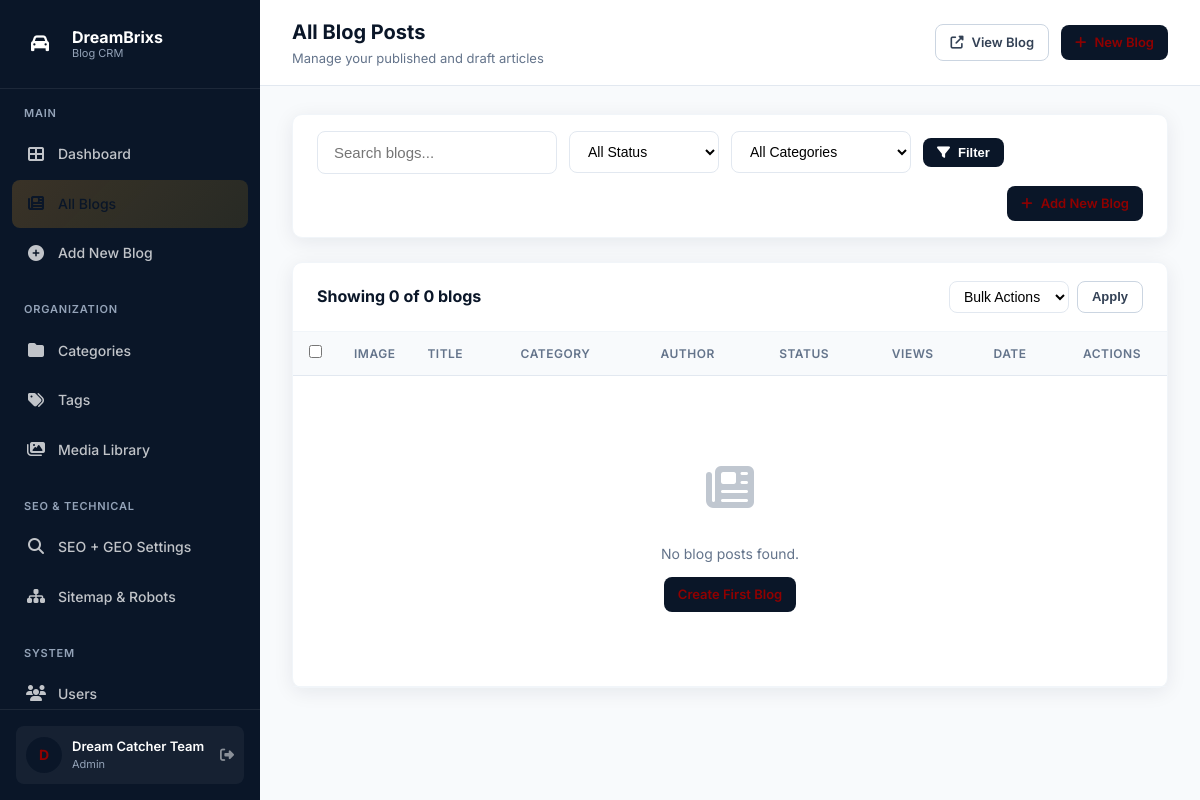
The page /blog/admin/posts.php (signed in) on the database its author committed.
### tables this page shows
CREATE TABLE users (
    id INT UNSIGNED AUTO_INCREMENT PRIMARY KEY,
    username VARCHAR(50) NOT NULL UNIQUE,
    email VARCHAR(100) NOT NULL UNIQUE,
    password VARCHAR(255) NOT NULL,
    full_name VARCHAR(100) NOT NULL,
    role ENUM('admin', 'editor', 'author') DEFAULT 'author',
    avatar VARCHAR(255) DEFAULT NULL,
    bio TEXT DEFAULT NULL,
    expertise VARCHAR(255) DEFAULT NULL,
    is_active TINYINT(1) DEFAULT 1,
    last_login DATETIME DEFAULT NULL,
    created_at TIMESTAMP DEFAULT CURRENT_TIMESTAMP,
    updated_at TIMESTAMP DEFAULT CURRENT_TIMESTAMP ON UPDATE CURRENT_TIMESTAMP
);

### blog/config.php (called while the page is built, shortened)
<?php
try {
    $dsn = "mysql:host=" . DB_HOST . ";port=" . DB_PORT . ";dbname=" . DB_NAME . ";charset=" . DB_CHARSET;
    $pdo = new PDO($dsn, DB_USER, DB_PASS, [
        PDO::ATTR_ERRMODE            => PDO::ERRMODE_EXCEPTION,
        PDO::ATTR_DEFAULT_FETCH_MODE => PDO::FETCH_ASSOC,
        PDO::ATTR_EMULATE_PREPARES   => false,
    ]);
} catch (PDOException $e) {
    $pdo = null;
}
function current_user() {
    global $pdo;
    static $user = null;
    if ($user === null) {
        $stmt = $pdo->prepare("SELECT * FROM users WHERE id = ? AND is_active = 1");
        $stmt->execute([$_SESSION['user_id']]);
        $user = $stmt->fetch();
    }
    return $user;
}
function is_admin() {
    $user = current_user();
    return $user && $user['role'] === 'admin';
}
function e($str) {
    return htmlspecialchars($str ?? '', ENT_QUOTES, 'UTF-8');
}
function get_setting($key, $default = '') {
    global $pdo;
    static $settings = null;
    if ($settings === null) {
        $settings = [];
        if (!empty($pdo)) {
            try {
                $stmt = $pdo->query("SELECT setting_key, setting_value FROM settings");
                while ($row = $stmt->fetch()) {
                    $settings[$row['setting_key']] = $row['setting_value'];
                }
            } catch (Throwable $e) {
                $settings = [];
            }
        }
    }
    return $settings[$key] ?? $default;
}
function site_base() {
    return rtrim(get_setting('site_url', SITE_URL), '/');
}
function blog_list_url() {
    return site_base() . '/blog';
}

### blog/admin/posts.php (the view, shortened to what this page needs)
<?php
require_once __DIR__ . '/../config.php';
$page_title = 'All Blog Posts';
$page_subtitle = 'Manage your published and draft articles';
$search = trim($_GET['q'] ?? '');
$page = max(1, (int)($_GET['page'] ?? 1));
$per_page = POSTS_PER_PAGE;
$offset = ($page - 1) * $per_page;
$where = ["1=1"];
$params = [];
$where_sql = implode(' AND ', $where);
$count_stmt = $pdo->prepare("SELECT COUNT(*) FROM posts p WHERE $where_sql");
$count_stmt->execute($params);
$total = $count_stmt->fetchColumn();
$sql = "SELECT p.*, c.name as category_name, u.full_name as author_name
        FROM posts p
        LEFT JOIN categories c ON p.category_id = c.id
        LEFT JOIN users u ON p.author_id = u.id
        WHERE $where_sql
        ORDER BY p.updated_at DESC
        LIMIT $per_page OFFSET $offset";
$stmt = $pdo->prepare($sql);
$stmt->execute($params);
$posts = $stmt->fetchAll();
require __DIR__ . '/includes/header.php';
?>
<div class="card" style="margin-bottom:24px;">
    <div class="card-body" style="padding:16px 24px;">
        <form method="GET" style="display:flex; gap:12px; flex-wrap:wrap; align-items:center;">
            <input type="text" name="q" class="form-control" placeholder="Search blogs..." value="<?= e($search) ?>" style="max-width:240px;">
            <select name="status" class="form-select" style="max-width:150px;">
                <option value="">All Status</option>
            </select>
            <select name="category" class="form-select" style="max-width:180px;">
                <option value="">All Categories</option>
            </select>
            <button type="submit" class="btn btn-secondary btn-sm"><i class="fas fa-filter"></i> Filter</button>
            <div style="margin-left:auto;">
                <a href="post-edit.php" class="btn btn-primary btn-sm"><i class="fas fa-plus"></i> Add New Blog</a>
            </div>
        </form>
    </div>
</div>
<form method="POST">
<div class="card">
    <div class="card-header">
        <h3>Showing <?= count($posts) ?> of <?= $total ?> blogs</h3>
        <div style="display:flex;gap:8px;">
            <select name="bulk_action" class="form-select" style="max-width:140px;padding:6px 10px;">
                <option value="">Bulk Actions</option>
            </select>
            <button type="submit" class="btn btn-outline btn-sm" onclick="return confirm('Apply bulk action?')">Apply</button>
        </div>
    </div>
    <div class="card-body" style="padding:0;">
        <div class="table-responsive">
            <table>
                <thead>
                    <tr>
                        <th style="width:40px;"><input type="checkbox" id="selectAll" onclick="document.querySelectorAll('.post-check').forEach(c=>c.checked=this.checked)"></th>
                        <th style="width:70px;">Image</th>
                        <th>Title</th>
                        <th>Category</th>
                        <th>Author</th>
                        <th>Status</th>
                        <th>Views</th>
                        <th>Date</th>
                        <th style="width:100px;">Actions</th>
                    </tr>
                </thead>
                <tbody>
                    <?php if (empty($posts)): ?>
                    <tr>
                        <td colspan="9">
                            <div class="empty-state">
                                <div class="icon"><i class="fas fa-newspaper"></i></div>
                                <p>No blog posts found.</p>
                                <a href="post-edit.php" class="btn btn-primary btn-sm" style="margin-top:12px;">Create First Blog</a>
                            </div>
                        </td>
                    </tr>
                    <?php else: foreach ($posts as $post): ?>
                    <tr>
                        <td><input type="checkbox" name="ids[]" value="<?= $post['id'] ?>" class="post-check"></td>
                        <td>
                            <?php if ($post['featured_image']): ?>
                            <img src="<?= e(UPLOAD_URL . $post['featured_image']) ?>" class="post-thumb" alt="">
                            <?php else: ?>
                            <div class="post-thumb" style="display:flex;align-items:center;justify-content:center;background:#E2E8F0;"><i class="fas fa-image" style="color:#94A3B8;"></i></div>
                            <?php endif; ?>
                        </td>
                        <td>
                            <a href="post-edit.php?id=<?= $post['id'] ?>" style="font-weight:600;color:var(--primary);">
                                <?= e(mb_strimwidth($post['title'], 0, 55, '...')) ?>
                            </a>
                            <?php if ($post['is_featured']): ?>
                                <span class="badge badge-featured" style="margin-left:6px;"><i class="fas fa-star"></i> Featured</span>
                            <?php endif; ?>
                            <div style="font-size:12px;color:#94A3B8;margin-top:2px;">post.php?slug=<?= e($post['slug']) ?></div>
                        </td>
                        <td><?= e($post['category_name'] ?? '—') ?></td>
                        <td style="font-size:13px;"><?= e($post['author_name'] ?? '—') ?></td>
                        <td><span class="badge badge-<?= e($post['status']) ?>"><?= ucfirst($post['status']) ?></span></td>
                        <td style="font-size:13px;"><?= number_format($post['view_count']) ?></td>
                        <td style="font-size:13px;color:#64748B;">
                            <?= $post['published_at'] ? date('d M Y', strtotime($post['published_at'])) : date('d M Y', strtotime($post['created_at'])) ?>
                        </td>
                        <td>
                            <div class="action-btns">
                                <a href="post-edit.php?id=<?= $post['id'] ?>" class="btn-icon" title="Edit"><i class="fas fa-pen"></i></a>
                                <a href="<?= e(post_url($post['slug'])) ?>" target="_blank" class="btn-icon" title="View"><i class="fas fa-eye"></i></a>
                                <a href="post-delete.php?id=<?= $post['id'] ?>&csrf=<?= e(generate_csrf()) ?>" class="btn-icon danger" title="Delete" onclick="return confirm('Delete this blog permanently?')"><i class="fas fa-trash"></i></a>
                            </div>
                        </td>
                    </tr>
                    <?php endforeach; endif; ?>
                </tbody>
            </table>
        </div>
    </div>
</div>
</form>
<?php require __DIR__ . '/includes/footer.php'; ?>

### blog/admin/includes/header.php (shortened to what this page needs)
<?php
$user = current_user();
?>
<!DOCTYPE html>
<html lang="en">
<head>
    <link rel="stylesheet" href="https://cdnjs.cloudflare.com/ajax/libs/font-awesome/6.5.1/css/all.min.css">
    <link rel="stylesheet" href="assets/css/admin.css">
</head>
<body>
<div class="admin-wrapper">
    <aside class="sidebar">
        <div class="sidebar-header">
            <div class="logo-icon"><i class="fas fa-car"></i></div>
            <div class="logo-text">
                DreamBrixs
                <span>Blog CRM</span>
            </div>
        </div>
        <nav class="sidebar-nav">
            <div class="nav-section">
                <div class="nav-section-title">Main</div>
                <a href="index.php" class="nav-item <?= ($page_title === 'Dashboard') ? 'active' : '' ?>">
                    <span class="icon"><i class="fas fa-th-large"></i></span> Dashboard
                </a>
                <a href="posts.php" class="nav-item <?= (strpos($page_title, 'Post') !== false || strpos($page_title, 'Blog') !== false) ? 'active' : '' ?>">
                    <span class="icon"><i class="fas fa-newspaper"></i></span> All Blogs
                </a>
                <a href="post-edit.php" class="nav-item <?= ($page_title === 'New Blog Post') ? 'active' : '' ?>">
                    <span class="icon"><i class="fas fa-plus-circle"></i></span> Add New Blog
                </a>
            </div>
            <div class="nav-section">
                <div class="nav-section-title">Organization</div>
                <a href="categories.php" class="nav-item <?= (strpos($page_title, 'Categor') !== false) ? 'active' : '' ?>">
                    <span class="icon"><i class="fas fa-folder"></i></span> Categories
                </a>
                <a href="tags.php" class="nav-item <?= (strpos($page_title, 'Tag') !== false) ? 'active' : '' ?>">
                    <span class="icon"><i class="fas fa-tags"></i></span> Tags
                </a>
                <a href="media.php" class="nav-item <?= ($page_title === 'Media Library') ? 'active' : '' ?>">
                    <span class="icon"><i class="fas fa-images"></i></span> Media Library
                </a>
            </div>
            <div class="nav-section">
                <div class="nav-section-title">SEO & Technical</div>
                <a href="seo-settings.php" class="nav-item <?= (strpos($page_title, 'SEO') !== false) ? 'active' : '' ?>">
                    <span class="icon"><i class="fas fa-search"></i></span> SEO + GEO Settings
                </a>
                <a href="sitemap.php" class="nav-item <?= ($page_title === 'Sitemap') ? 'active' : '' ?>">
                    <span class="icon"><i class="fas fa-sitemap"></i></span> Sitemap & Robots
                </a>
            </div>
            <?php if (is_admin()): ?>
            <div class="nav-section">
                <div class="nav-section-title">System</div>
                <a href="users.php" class="nav-item <?= ($page_title === 'Users') ? 'active' : '' ?>">
                    <span class="icon"><i class="fas fa-users"></i></span> Users
                </a>
            </div>
            <?php endif; ?>
        </nav>
        <div class="sidebar-footer">
            <div class="user-info">
                <div class="user-avatar"><?= strtoupper(substr($user['full_name'] ?? 'A', 0, 1)) ?></div>
                <div class="user-details">
                    <div class="name"><?= e($user['full_name'] ?? 'Admin') ?></div>
                    <div class="role"><?= e($user['role'] ?? 'admin') ?></div>
                </div>
                <a href="logout.php" title="Logout" style="color: rgba(255,255,255,0.5); font-size: 14px;"><i class="fas fa-sign-out-alt"></i></a>
            </div>
        </div>
    </aside>
    <div class="main-content">
        <header class="topbar">
            <div class="topbar-title">
                <h2><?= e($page_title) ?></h2>
                <?php if (!empty($page_subtitle)): ?>
                    <p><?= e($page_subtitle) ?></p>
                <?php endif; ?>
            </div>
            <div class="topbar-actions">
                <a href="<?= e(blog_list_url()) ?>" target="_blank" class="btn btn-outline btn-sm">
                    <i class="fas fa-external-link-alt"></i> View Blog
                </a>
                <a href="post-edit.php" class="btn btn-primary btn-sm">
                    <i class="fas fa-plus"></i> New Blog
                </a>
            </div>
        </header>
        <div class="content-area">

### rows shown on the page
users: full_name "D", full_name "Dream Catcher Team", role "Admin"

### other values the page prints
$page_title "All Blog Posts"
$page_subtitle "Manage your published and draft articles"
count($posts) "0"
$total "0"
